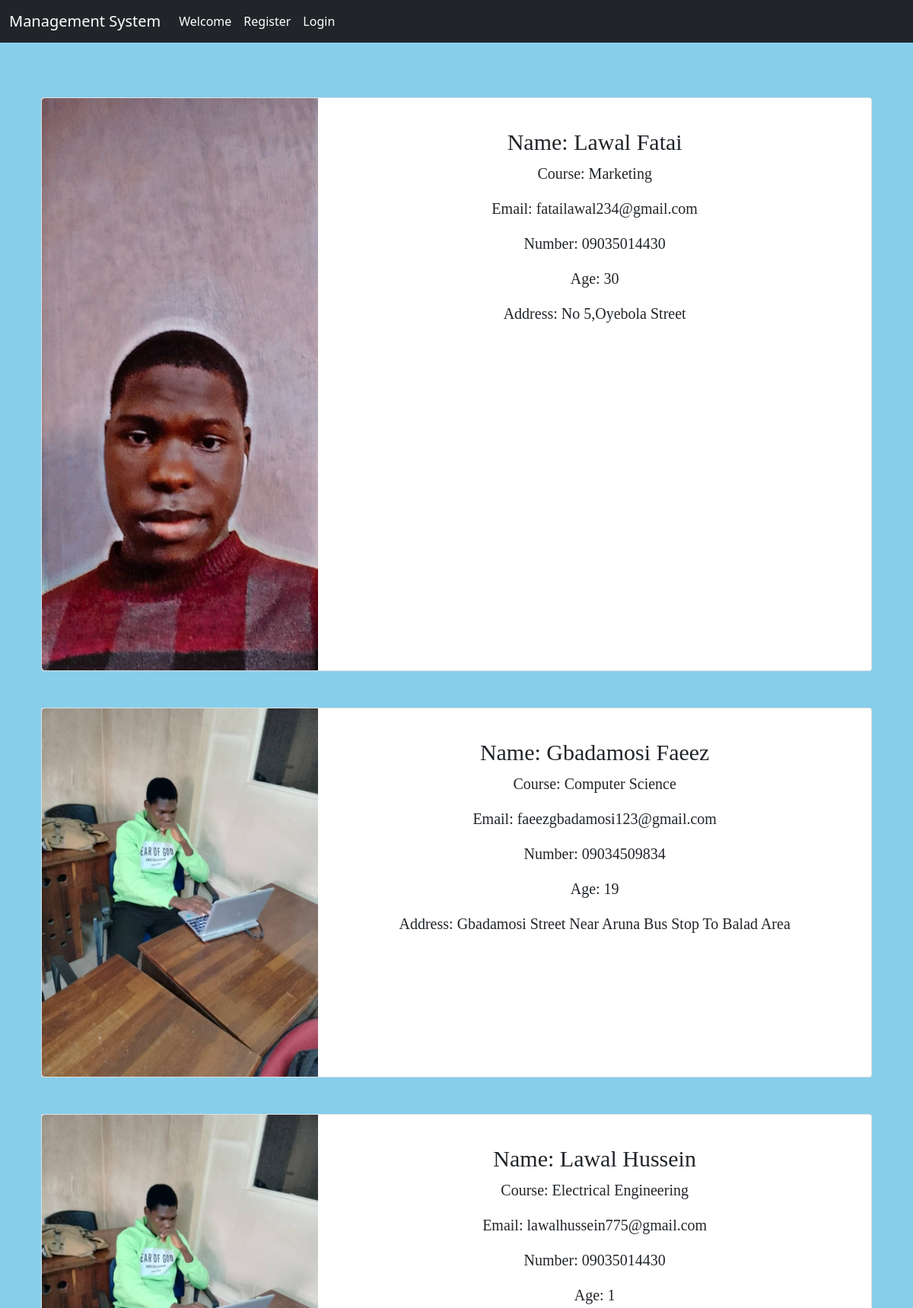
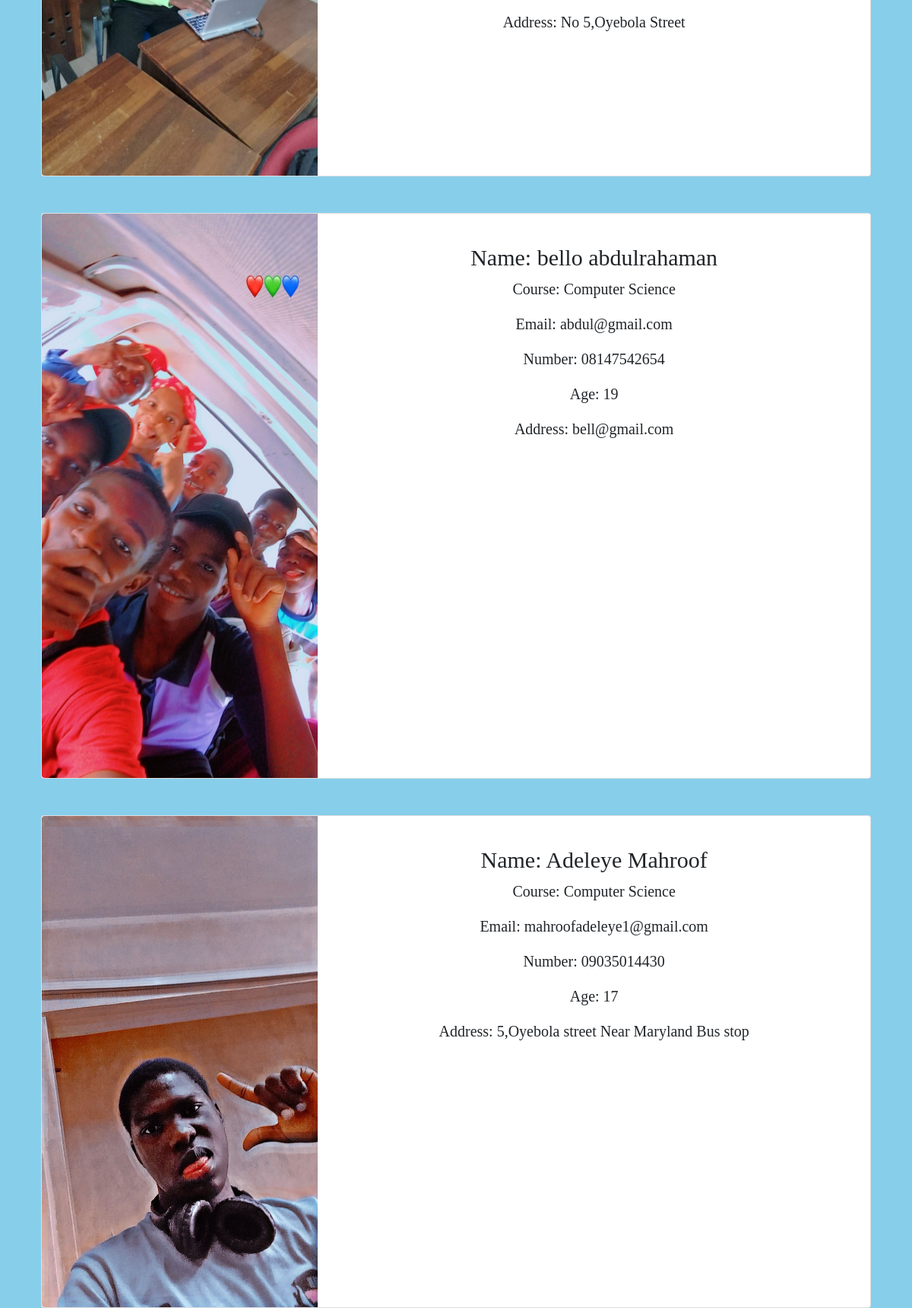
/dashboard/ (upper part), run on the app's committed database (2 pictures, top to bottom).
### user/models.py (models this page shows, shortened)
class Studentdetails(models.Model):
    FirstName =models.CharField(max_length=20)
    LastName =models.CharField(max_length=20)
    Age =models.IntegerField(default=1)
    DOB =models.CharField(max_length=30)
    Email =models.EmailField()
    PhoneNumber =models.CharField(max_length=12)
    Course =models.ForeignKey(Course,on_delete=models.CASCADE)
    ParentName=models.CharField(max_length=20)
    Address =models.CharField(max_length=70)
    image =models.ImageField(upload_to='images/',null=True)
    class Meta:
        verbose_name_plural ='Students Information'

class Course(models.Model):
    course =models.CharField(max_length=30)
    def __str__(self):
        return self.course

### user/views.py (the view)
# urls.py: path('dashboard/',views.dashboard,name='dashboard'),
def dashboard(request):
    user_details =Studentdetails.objects.all()
    return render(request,'dashboard.html',{
        "details":user_details,
    })

### user/templates/dashboard.html
{% extends 'base.html'%}
{% load static%}
{% block css%}
<link href={% static 'css/dashboard.css'%} rel="stylesheet">
{% endblock%}
{% block content%}
<div class="container">
    <br>
{% for i in details%}
<div class="card mb-3 my-5 " >
    <div class="row g-0 ">
      <div class="col-md-4 ">
        <img src="{{i.image.url }}" class="img-fluid rounded-start" alt="...">
      </div>
      <div class="col-md-8">
        <div class="card-body" id="text">
            <center>
                <br>
          <h5 class="card-title"> Name:     {{i.LastName}}   {{i.FirstName}}</h5>
          <p class="card-text">Course:     {{i.Course}}</p>
          <p class="card-text">Email:    {{i.Email}}</p>
          <p class="card-text">Number:    {{i.PhoneNumber}}</p>
          <p class="card-text">Age:  {{i.Age}}</p>
          <p class="card-text">Address:  {{i.Address}}</p>
            </center>
        </div>
      </div>
    </div>
</div>
  {% endfor%}
</div>
  {% endblock%}

### user/templates/base.html (shortened to what this page needs)
<!DOCTYPE html>
<html lang="en">
<head>
    <link href="https://cdn.jsdelivr.net/npm/bootstrap@5.0.2/dist/css/bootstrap.min.css" rel="stylesheet">
            {%block css%}
            {%endblock%}
</head>
<body>
         {% include "nav.html" %}
<div class='container'>
         {%block content%}
         {% endblock %}
 </div>
</body>
</html>

### user/templates/nav.html (shortened to what this page needs)
<nav class="navbar navbar-expand-lg navbar-light bg-dark">
  <div class="container-fluid">
    <a class="navbar-brand text-white" href="{%url 'welcome'%}">Management System</a>
    <div class="collapse navbar-collapse" id="navbarNavDropdown">
      <ul class="navbar-nav">
      {% if user.is_authenticated%}
                <ul class="navbar-nav">
                  <li class="nav-item ">
                    <a class="nav-link active text-white"  href="{% url 'profile' %}">Profile</a>
                  </li>
                <li class="nav-item">
                    <a class="nav-link text-white" href="{% url 'dashboard'%}">Dashboard</a>
                </li>
                      <li class="nav-item">
                        <a class="nav-link text-white" href="{% url 'logout'%}">Logout</a>
                      </li>
      {% else%}
              <li class="nav-item ">
                <a class="nav-link active text-white" aria-current="page" href="{% url 'welcome' %}">Welcome</a>
              </li>
                <li class="nav-item">
                  <a class="nav-link text-white" href="{% url 'register'%}">Register</a>
                </li>
                <li class="nav-item">
                  <a class="nav-link text-white" href="{% url 'login'%}">Login</a>
              </li>
      {% endif%}
        </ul>
    </div>
  </div>
</nav>

### static/css/dashboard.css (style rules this page uses)
body { background-color: skyblue; }
h5 { font-size: 30px; font-family: 'Times New Roman', Times, serif; text-align: center; }
p { font-size: 20px; font-family: 'Times New Roman', Times, serif; }

### data on the page
Studentdetails: image (picture), LastName "Lawal", FirstName "Fatai", Course "Marketing", Email "fatailawal234@gmail.com", PhoneNumber "09035014430", Age "30", Address "No 5,Oyebola Street"
Studentdetails: image (picture), LastName "Gbadamosi", FirstName "Faeez", Course "Computer Science", Email "faeezgbadamosi123@gmail.com", PhoneNumber "09034509834", Age "19", Address "Gbadamosi Street Near Aruna Bus Stop To Balad Area"
Studentdetails: image (picture), LastName "Lawal", FirstName "Hussein", Course "Electrical Engineering", Email "lawalhussein775@gmail.com", PhoneNumber "09035014430", Age "1", Address "No 5,Oyebola Street"
Studentdetails: image (picture), LastName "bello", FirstName "abdulrahaman", Course "Computer Science", Email "abdul@gmail.com", PhoneNumber "08147542654", Age "19", Address "bell@gmail.com"
Studentdetails: image (picture), LastName "Adeleye", FirstName "Mahroof", Course "Computer Science", Email "mahroofadeleye1@gmail.com", PhoneNumber "09035014430", Age "17", Address "5,Oyebola street Near Maryland Bus stop"
